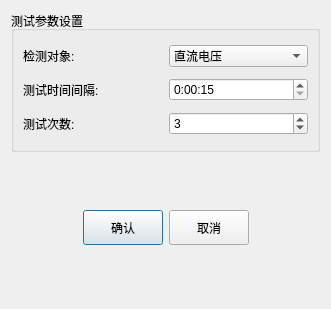
<?xml version="1.0" encoding="UTF-8"?>
<ui version="4.0">
 <class>device_dm3068</class>
 <widget class="QDialog" name="device_dm3068">
  <property name="geometry">
   <rect>
    <x>0</x>
    <y>0</y>
    <width>331</width>
    <height>309</height>
   </rect>
  </property>
  <property name="sizePolicy">
   <sizepolicy hsizetype="Fixed" vsizetype="Fixed">
    <horstretch>0</horstretch>
    <verstretch>0</verstretch>
   </sizepolicy>
  </property>
  <property name="windowTitle">
   <string>DM3068设备设置</string>
  </property>
  <layout class="QVBoxLayout" name="verticalLayout">
   <item>
    <widget class="QGroupBox" name="groupBox">
     <property name="title">
      <string>测试参数设置</string>
     </property>
     <layout class="QGridLayout" name="gridLayout">
      <item row="1" column="0">
       <widget class="QLabel" name="label_interval">
        <property name="text">
         <string>测试时间间隔:</string>
        </property>
       </widget>
      </item>
      <item row="2" column="1">
       <widget class="QSpinBox" name="spinBox_count">
        <property name="minimum">
         <number>1</number>
        </property>
        <property name="maximum">
         <number>1000</number>
        </property>
        <property name="value">
         <number>3</number>
        </property>
       </widget>
      </item>
      <item row="2" column="0">
       <widget class="QLabel" name="label_count">
        <property name="text">
         <string>测试次数:</string>
        </property>
       </widget>
      </item>
      <item row="1" column="1">
       <widget class="QTimeEdit" name="internalTimeEdit">
        <property name="displayFormat">
         <string>H:mm:ss</string>
        </property>
        <property name="time">
         <time>
          <hour>0</hour>
          <minute>0</minute>
          <second>15</second>
         </time>
        </property>
       </widget>
      </item>
      <item row="0" column="0">
       <widget class="QLabel" name="label">
        <property name="text">
         <string>检测对象:</string>
        </property>
       </widget>
      </item>
      <item row="0" column="1">
       <widget class="QComboBox" name="comboBox">
        <item>
         <property name="text">
          <string>直流电压</string>
         </property>
        </item>
        <item>
         <property name="text">
          <string>交流电压</string>
         </property>
        </item>
        <item>
         <property name="text">
          <string>直流电流</string>
         </property>
        </item>
        <item>
         <property name="text">
          <string>交流电流</string>
         </property>
        </item>
       </widget>
      </item>
     </layout>
    </widget>
   </item>
   <item>
    <widget class="QWidget" name="widget_buttons" native="true">
     <layout class="QHBoxLayout" name="horizontalLayout">
      <item>
       <spacer name="horizontalSpacer">
        <property name="orientation">
         <enum>Qt::Orientation::Horizontal</enum>
        </property>
        <property name="sizeHint" stdset="0">
         <size>
          <width>40</width>
          <height>20</height>
         </size>
        </property>
       </spacer>
      </item>
      <item>
       <widget class="QPushButton" name="pushButton_confirm">
        <property name="minimumSize">
         <size>
          <width>80</width>
          <height>35</height>
         </size>
        </property>
        <property name="text">
         <string>确认</string>
        </property>
        <property name="default">
         <bool>true</bool>
        </property>
       </widget>
      </item>
      <item>
       <widget class="QPushButton" name="pushButton_cancel">
        <property name="minimumSize">
         <size>
          <width>80</width>
          <height>35</height>
         </size>
        </property>
        <property name="text">
         <string>取消</string>
        </property>
       </widget>
      </item>
      <item>
       <spacer name="horizontalSpacer_2">
        <property name="orientation">
         <enum>Qt::Orientation::Horizontal</enum>
        </property>
        <property name="sizeHint" stdset="0">
         <size>
          <width>40</width>
          <height>20</height>
         </size>
        </property>
       </spacer>
      </item>
     </layout>
    </widget>
   </item>
  </layout>
 </widget>
 <resources/>
 <connections/>
</ui>
